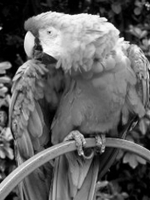
#> input picture assign_2/Grayscale_8bits_palette_sample_image.png, 150 x 200 px, found by its file name
$ python assign_1.py
#> lines starting #> are read from the running program, lines starting #| are printed output that depends on the picture; after the words box and inside, x2 and y2 are one past the last pixel; in counts of white or black regions, pixels touching at a corner belong together
import numpy as np
import matplotlib.pyplot as plt
import cv2
from skimage import exposure

def load_image(path, grayscale=True):
    """Load an image from path and convert to grayscale if specified."""
#> called with path = 'Grayscale_8bits_palette_sample_image.png', grayscale = True
    if grayscale:
        img = cv2.imread(path, cv2.IMREAD_GRAYSCALE)
#> img is the input picture: shape (200, 150); min 0, max 255, mean 97
    else:
        img = cv2.imread(path)
        img = cv2.cvtColor(img, cv2.COLOR_BGR2RGB)  # Convert from BGR to RGB

    if img is None:
        raise ValueError(f"Could not load image from {path}")
    return img

def display_images(images, titles, figsize=(15, 10), cmaps=None, histograms=False):
    """Display multiple images with titles."""
    n = len(images)
    if histograms:
        fig, axs = plt.subplots(2, n, figsize=figsize)

        for i, (img, title) in enumerate(zip(images, titles)):
            if cmaps and i < len(cmaps):
                axs[0, i].imshow(img, cmap=cmaps[i])
            else:
                axs[0, i].imshow(img, cmap='gray')
            axs[0, i].set_title(title)
            axs[0, i].axis('off')

            # Plot histogram
            hist, bins = np.histogram(img.flatten(), 256, [0, 256])
            axs[1, i].bar(bins[:-1], hist, width=1, color='gray')
            axs[1, i].set_xlim([0, 256])
            axs[1, i].set_title(f'Histogram: {title}')

    else:
        fig, axs = plt.subplots(1, n, figsize=figsize)
        if n == 1:
            axs = [axs]

        for i, (img, title) in enumerate(zip(images, titles)):
            if cmaps and i < len(cmaps):
                axs[i].imshow(img, cmap=cmaps[i])
            else:
                axs[i].imshow(img, cmap='gray')
            axs[i].set_title(title)
            axs[i].axis('off')

    plt.tight_layout()
    return fig

# Topic 1: Log Transformation
def log_transform(image, c=1):
    """Apply log transformation to enhance image contrast."""
#> called with c = 1
    # Avoid log(0) by adding a small constant
    float_img = image.astype(float) + 1e-10
    # Apply log transformation
    log_img = c * np.log(1 + float_img)
    # Normalize to [0, 255] range
    normalized = (log_img - np.min(log_img)) / (np.max(log_img) - np.min(log_img)) * 255
    return normalized.astype(np.uint8)

def demonstrate_log_transform(image_path):
    """Demonstrate log transformation with different constants."""
    img = load_image(image_path)

    log_c1 = log_transform(img, c=1)
    log_c5 = log_transform(img, c=5)
    log_c20 = log_transform(img, c=20)
#> call 3 of log_transform, with c = 20
#> in log_transform (call 3), `log_img = c * np.log(1 + float_img)`:
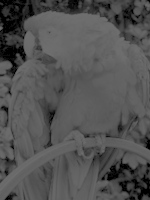
#> log_img: shape (200, 150) float64; min 2e-09, max 110.9, mean 82.8

    fig = display_images(
        [img, log_c1, log_c5, log_c20],
        ['Original', 'Log (c=1)', 'Log (c=5)', 'Log (c=20)']
    )
#> in display_images, `n = len(images)`: n = 4
#> the loop in display_images, `for i, (img, title) in enumerate(zip(images, titles)):` made 4 passes
#> title on passes 1 to 4: 'Original', 'Log (c=1)', 'Log (c=5)', 'Log (c=20)'

    return fig

# Topic 2: Gamma Transformation
def gamma_transform(image, gamma):
    """Apply gamma correction to the image."""
#> called with gamma = 0.5
    # Normalize to [0, 1] range
    normalized = image / 255.0
    # Apply gamma correction
    corrected = np.power(normalized, gamma)
    # Convert back to [0, 255] range
    corrected = (corrected * 255).astype(np.uint8)
    return corrected

def demonstrate_gamma_transform(image_path):
    """Demonstrate gamma transformation with different gamma values."""
    img = load_image(image_path)

    gamma_0_5 = gamma_transform(img, 0.5)
    gamma_1_0 = gamma_transform(img, 1.0)  # Should be same as original
    gamma_2_0 = gamma_transform(img, 2.0)
    gamma_3_0 = gamma_transform(img, 3.0)
#> call 4 of gamma_transform, with gamma = 3
#> in gamma_transform (call 4), `corrected = np.power(normalized, gamma)`:
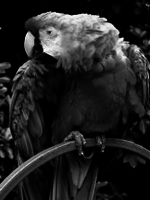
#> corrected: shape (200, 150) float64; min 0, max 1, mean 0.13

    fig = display_images(
        [img, gamma_0_5, gamma_1_0, gamma_2_0, gamma_3_0],
        ['Original', 'Gamma=0.5', 'Gamma=1.0', 'Gamma=2.0', 'Gamma=3.0']
    )
#> the loop in display_images (call 2), `for i, (img, title) in enumerate(zip(images, titles)):` made 5 passes
#> title on passes 1 to 5: 'Original', 'Gamma=0.5', 'Gamma=1.0', 'Gamma=2.0', 'Gamma=3.0'

    return fig

# Topic 3: Piecewise Linear Transformation
def piecewise_linear_transform(image, r1, r2, s1=0, s2=255):
    """
    Apply piecewise linear transformation.
    Maps values in range [r1, r2] to range [s1, s2].
    """
#> called with r1 = 50, r2 = 150, s1 = 0, s2 = 255
    result = np.copy(image).astype(float)

    # Values below r1
    result[image < r1] = s1 * (image[image < r1] / r1)

    # Values between r1 and r2
    mask = (image >= r1) & (image <= r2)
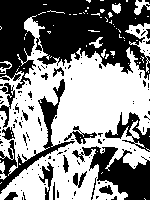
#> mask: shape (200, 150) bool; 53.5% white; 133 black regions (114 under 20 px), largest, box (x1, y1, x2, y2) and area: (0, 0, 150, 89) 8234, (72, 146, 150, 200) 1969, (0, 79, 75, 194) 1346
    result[mask] = s1 + (s2 - s1) * ((image[mask] - r1) / (r2 - r1))

    # Values above r2
    result[image > r2] = s2 + (255 - s2) * ((image[image > r2] - r2) / (255 - r2))
#> result: shape (200, 150) float64; min 0, max 255, mean 121.1

    return np.clip(result, 0, 255).astype(np.uint8)

def demonstrate_piecewise_linear_transform(image_path):
    """Demonstrate piecewise linear transformation with different ranges."""
    img = load_image(image_path)

    # Stretch [50, 150] to [0, 255]
    transform_50_150 = piecewise_linear_transform(img, 50, 150)

    # Stretch [100, 200] to [0, 255]
    transform_100_200 = piecewise_linear_transform(img, 100, 200)
#> call 2 of piecewise_linear_transform, with r1 = 100, r2 = 200, s1 = 0, s2 = 255
#> in piecewise_linear_transform (call 2), `mask = (image >= r1) & (image <= r2)`: mask: shape (200, 150) bool; 41.1% white; 88 white regions (72 under 20 px), largest, box (x1, y1, x2, y2) and area: (25, 12, 150, 121) 4814, (0, 31, 150, 200) 4249, (59, 88, 103, 133) 980
#> in piecewise_linear_transform (call 2), `result[image > r2] = s2 + (255 - s2) * ((image[image > r2] - r2) / (25..`:
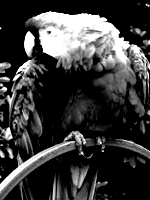
#> result: shape (200, 150) float64; min 0, max 255, mean 58.8

    # Stretch [0, 128] to [0, 255]
    transform_0_128 = piecewise_linear_transform(img, 0, 128)
#> call 3 of piecewise_linear_transform, with r1 = 0, r2 = 128, s1 = 0, s2 = 255
#> in piecewise_linear_transform (call 3), `mask = (image >= r1) & (image <= r2)`: mask: shape (200, 150) bool; 68.5% white; 80 black regions (51 under 20 px), largest, box (x1, y1, x2, y2) and area: (25, 11, 150, 98) 5096, (0, 131, 92, 200) 1237, (0, 59, 47, 119) 583
#> in piecewise_linear_transform (call 3), `result[image > r2] = s2 + (255 - s2) * ((image[image > r2] - r2) / (25..`:
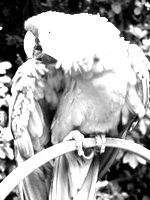
#> result: shape (200, 150) float64; min 0, max 255, mean 166

    fig = display_images(
        [img, transform_50_150, transform_100_200, transform_0_128],
        ['Original', '[50, 150] -> [0, 255]', '[100, 200] -> [0, 255]', '[0, 128] -> [0, 255]']
    )

    return fig

# Topic 4: Bit Plane Slicing
def extract_bit_plane(image, bit_pos):
    """Extract the specified bit plane from the image."""
#> called with bit_pos = 0
    # Create a mask for the bit position
    mask = 1 << bit_pos
    # Extract the bit plane using bitwise AND
    bit_plane = (image & mask) >> bit_pos
#> bit_plane: shape (200, 150); values 0 (black) and 1 (white), 49.6% white in thin lines or dots
    # Scale to 0 or 255 for better visibility
    bit_plane = bit_plane * 255
#> bit_plane: shape (200, 150); 49.6% white in thin lines or dots
    return bit_plane.astype(np.uint8)

def demonstrate_bit_plane_slicing(image_path):
    """Demonstrate bit plane slicing for different bit positions."""
    img = load_image(image_path)

    # Extract bit planes from MSB (7) to LSB (0)
    bit_planes = [extract_bit_plane(img, i) for i in range(8)]
#> in extract_bit_plane (call 2), `bit_plane = (image & mask) >> bit_pos`: bit_plane: shape (200, 150); values 0 (black) and 1 (white), 48% white in thin lines or dots
#> in extract_bit_plane (call 2), `bit_plane = bit_plane * 255`: bit_plane: shape (200, 150); 48% white in thin lines or dots
#> in extract_bit_plane (call 3), `bit_plane = (image & mask) >> bit_pos`: bit_plane: shape (200, 150); values 0 (black) and 1 (white), 47.1% white in thin lines or dots
#> in extract_bit_plane (call 3), `bit_plane = bit_plane * 255`: bit_plane: shape (200, 150); 47.1% white in thin lines or dots
#> in extract_bit_plane (call 4), `bit_plane = (image & mask) >> bit_pos`: bit_plane: shape (200, 150); values 0 (black) and 1 (white), 46.4% white in thin lines or dots
#> in extract_bit_plane (call 4), `bit_plane = bit_plane * 255`: bit_plane: shape (200, 150); 46.4% white in thin lines or dots
#> in extract_bit_plane (call 5), `bit_plane = (image & mask) >> bit_pos`: bit_plane: shape (200, 150); values 0 (black) and 1 (white), 44% white in thin lines or dots
#> in extract_bit_plane (call 5), `bit_plane = bit_plane * 255`: bit_plane: shape (200, 150); 44% white in thin lines or dots
#> in extract_bit_plane (call 6), `mask = 1 << bit_pos`: mask = 32
#> in extract_bit_plane (call 6), `bit_plane = (image & mask) >> bit_pos`:
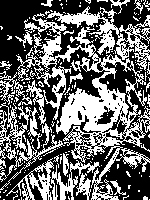
#> bit_plane: shape (200, 150); values 0 (black) and 1 (white), 41.6% white; 181 white regions (160 under 20 px), largest, box (x1, y1, x2, y2) and area: (16, 13, 150, 200) 6669, (46, 6, 150, 71) 1599, (0, 102, 65, 190) 1303
#> in extract_bit_plane (call 7), `mask = 1 << bit_pos`: mask = 64
#> in extract_bit_plane (call 7), `bit_plane = (image & mask) >> bit_pos`:
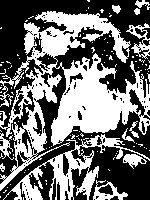
#> bit_plane: shape (200, 150); values 0 (black) and 1 (white), 44.7% white; 119 white regions (107 under 20 px), largest, box (x1, y1, x2, y2) and area: (0, 11, 150, 191) 9713, (3, 134, 150, 200) 2193, (126, 23, 150, 59) 294
#> bit_planes = 8 items

    # First figure: Original and MSB (7, 6, 5, 4)
    fig1 = display_images(
        [img, bit_planes[7], bit_planes[6], bit_planes[5], bit_planes[4]],
        ['Original', 'Bit 7 (MSB)', 'Bit 6', 'Bit 5', 'Bit 4']
    )

    # Second figure: LSB (3, 2, 1, 0)
    fig2 = display_images(
        [bit_planes[3], bit_planes[2], bit_planes[1], bit_planes[0]],
        ['Bit 3', 'Bit 2', 'Bit 1', 'Bit 0 (LSB)']
    )

    return fig1, fig2

# Topic 5: Histogram Equalization
def histogram_equalization(image):
    """Apply histogram equalization to the image."""
    return cv2.equalizeHist(image)

def demonstrate_histogram_equalization(image_path):
    """Demonstrate histogram equalization and plot histograms."""
    img = load_image(image_path)

    # Apply histogram equalization
    equalized = histogram_equalization(img)

    # Display images and histograms
    fig = display_images(
        [img, equalized],
        ['Original', 'Histogram Equalized'],
        histograms=True
    )

    return fig

# Additional Exploration: Combined Transformations
def demonstrate_combined_transformations(image_path):
    """Demonstrate combined transformations: log followed by gamma."""
    img = load_image(image_path)

    # Apply log transformation followed by gamma correction
    log_img = log_transform(img, c=5)
    log_gamma_img = gamma_transform(log_img, 0.7)

    # Apply gamma correction followed by log transformation
    gamma_img = gamma_transform(img, 0.5)
    gamma_log_img = log_transform(gamma_img, c=5)

    fig = display_images(
        [img, log_img, log_gamma_img, gamma_img, gamma_log_img],
        ['Original', 'Log (c=5)', 'Log + Gamma (0.7)', 'Gamma (0.5)', 'Gamma + Log (c=5)']
    )

    return fig

# Main function to run all demonstrations
def main():
    # You'll need to provide an image path here
    image_path = 'Grayscale_8bits_palette_sample_image.png'  # Replace with your image path

    print("1. Log Transformation")
    fig1 = demonstrate_log_transform(image_path)
    fig1.savefig('log_transformation.png')

    print("2. Gamma Transformation")
    fig2 = demonstrate_gamma_transform(image_path)
    fig2.savefig('gamma_transformation.png')

    print("3. Piecewise Linear Transformation")
    fig3 = demonstrate_piecewise_linear_transform(image_path)
    fig3.savefig('piecewise_linear_transformation.png')

    print("4. Bit Plane Slicing")
    fig4_1, fig4_2 = demonstrate_bit_plane_slicing(image_path)
    fig4_1.savefig('bit_plane_slicing_msb.png')
    fig4_2.savefig('bit_plane_slicing_lsb.png')

    print("5. Histogram Equalization")
    fig5 = demonstrate_histogram_equalization(image_path)
    fig5.savefig('histogram_equalization.png')

    print("6. Combined Transformations")
    fig6 = demonstrate_combined_transformations(image_path)
    fig6.savefig('combined_transformations.png')

    plt.show()

if __name__ == "__main__":
    main()
